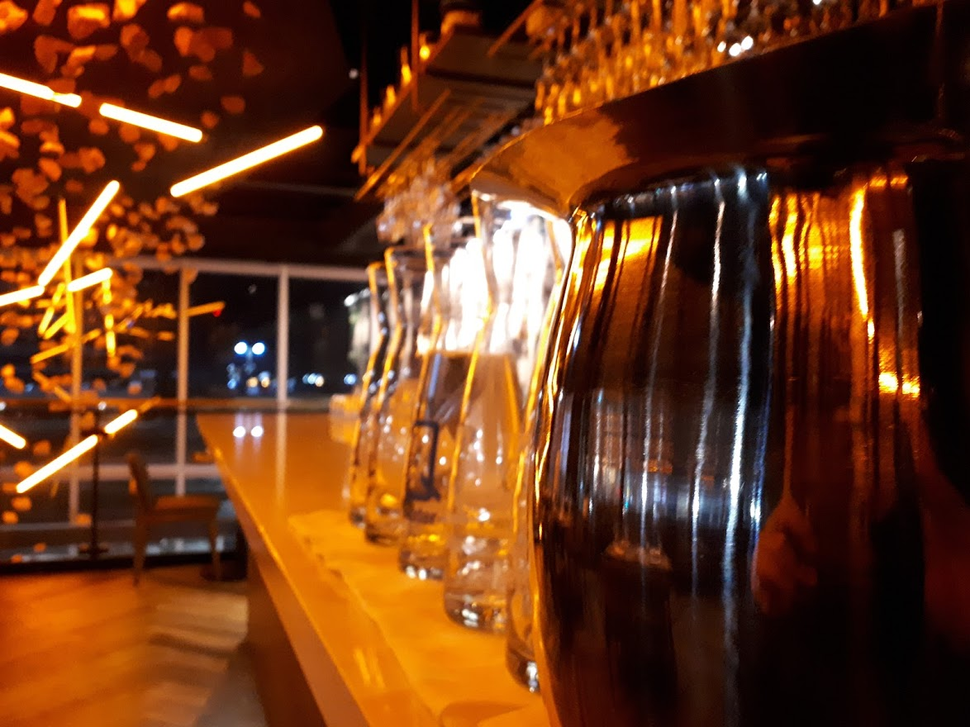
#> input picture figures/figure12.png, 970 x 727 px, shrunk from 1174 x 880 before the run
$ python intensity.py
#> lines starting #> are read from the running program, lines starting #| are printed output that depends on the picture
import numpy as np
from matplotlib import pyplot as plt
from math import ceil, exp, pi, sqrt as r
from PIL import Image, ImageOps

# Setting up image
im = Image.open("figures/figure12.png")
#> im is the input picture: PIL image 970x727 RGB; mean R, G, B 108.3, 57.3, 26.9
gray_im = ImageOps.grayscale(im)
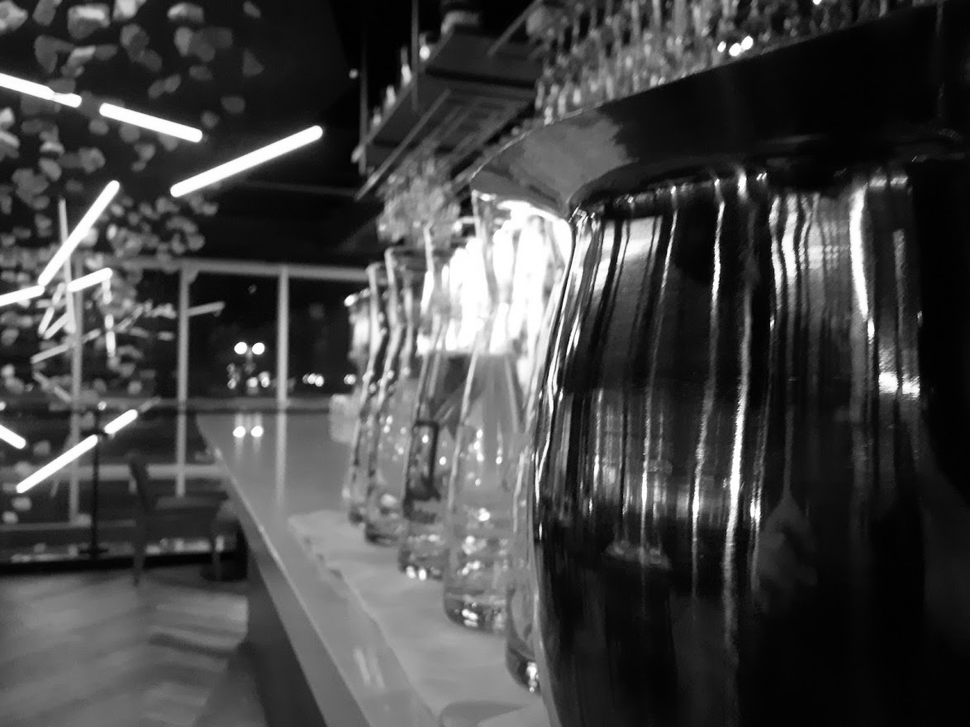
#> gray_im: PIL image 970x727 L; min 0, max 255, mean 69.1
width, height = gray_im.size  # x, y
#> width = 970; height = 727
pixels = gray_im.load()  # Img[x, y]

y_line = 100
intensity = []
derivative = [0]
blur_arr = []


# Smoothing out intensity profile with 1D Gaussian or average
def blur(x):
    sigma = 25
    coef = 1 / (r(2*pi)*sigma)
    tot = 0
    blur = ceil(sigma*3)

    for i in range(-blur, blur+1):
        if 0 <= x+i < width:
            tot += pixels[x+i, y_line] * coef * exp(-(((i)**2) / (2*sigma**2)))
            """ tot += pixels[x+i, y_line] """
        else:
            return None  # Ignoring edges

    return tot


for x in range(width):
    intensity.append(blur(x))
    """ intensity.append(pixels[x, y_line]) """

# Generating the derivative
for x in range(1, width-1):
    try:
        derivative.append(intensity[x+1] - intensity[x-1])
    except:
        derivative.append(None)

x = np.arange(width)
#> x = 970 values from 0 to 969

plt.title("Plot of I[x] blurred with σ = 5")
plt.xlabel(f"Pixels along x")
plt.ylabel("Intensity")
plt.plot(x, intensity)
plt.show()
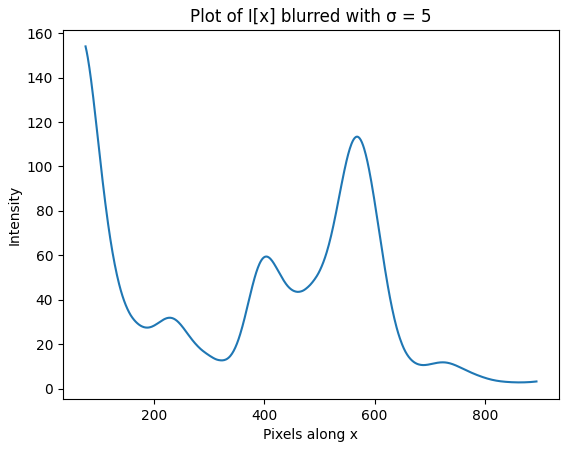
#> figure drawn by matplotlib, 1 panel

$ run again, with figures/figure01.png copied over figures/figure12.png
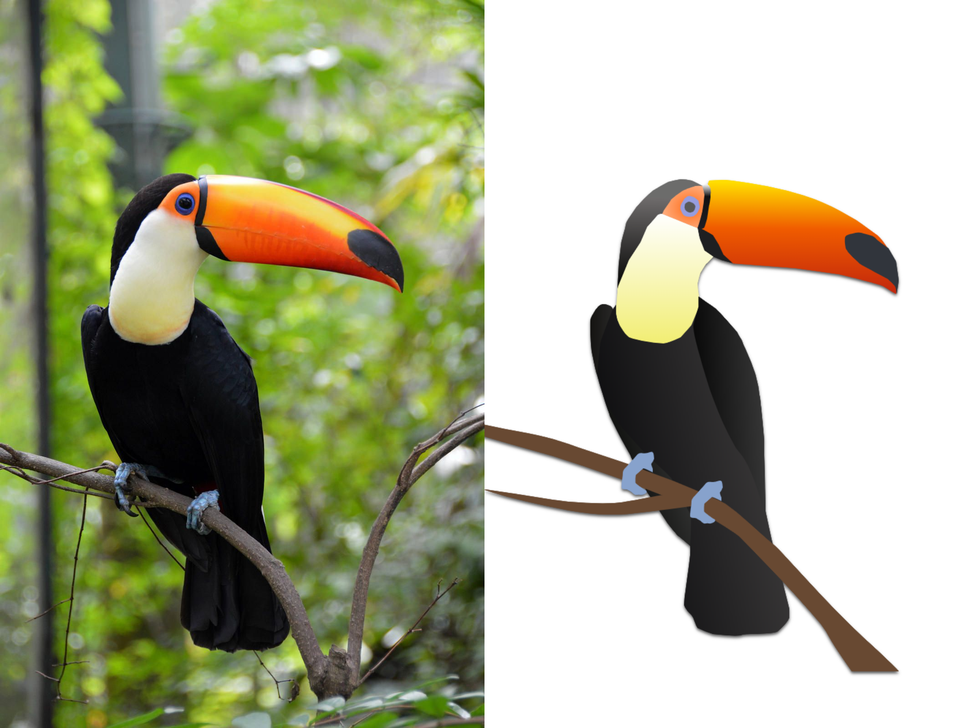
#> input picture figures/figure01.png, 969 x 728 px, shrunk from 2128 x 1600 before the run
#> im is the input picture: PIL image 969x728 RGBA; mean R, G, B, A 171, 174, 143.4, 255
#> `gray_im = ImageOps.grayscale(im)`:
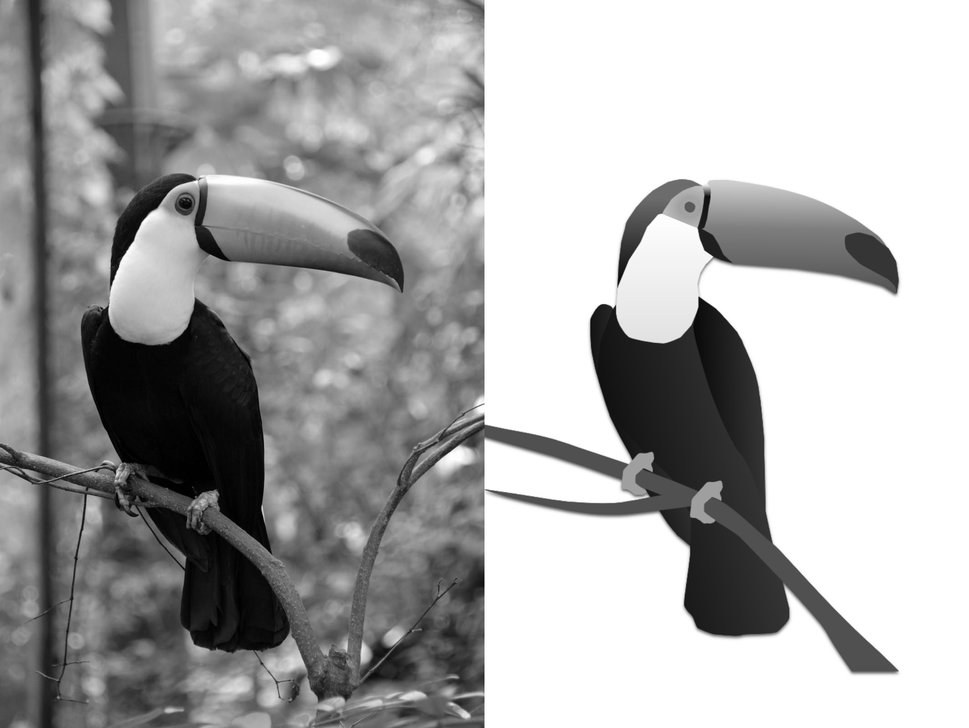
#> gray_im: PIL image 969x728 L; min 0, max 255, mean 169.6
#> `plt.show()`:
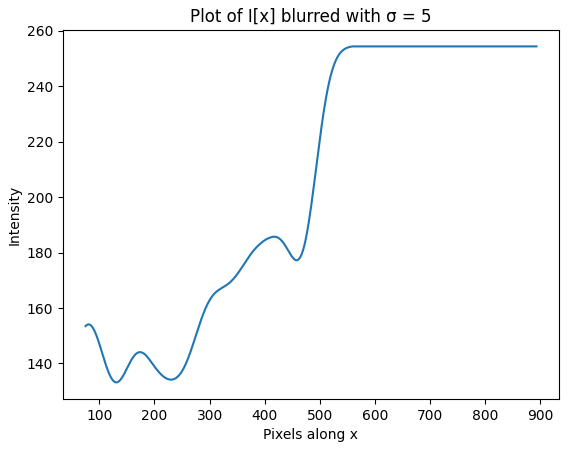
#> figure drawn by matplotlib, 1 panel

$ run again, with figures/figure02.png copied over figures/figure12.png
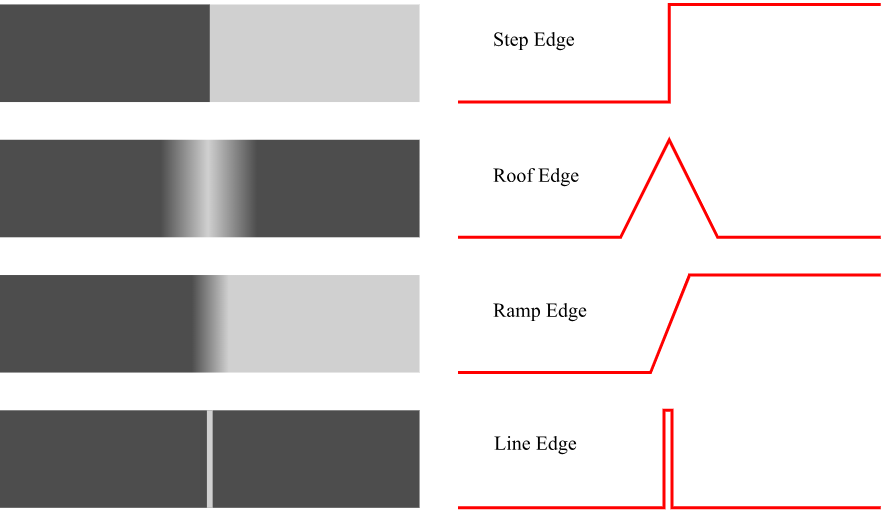
#> input picture figures/figure02.png, 884 x 512 px
#> im is the input picture: PIL image 884x512 RGBA; mean R, G, B, A 203.2, 199.6, 199.6, 255
#> `gray_im = ImageOps.grayscale(im)`:
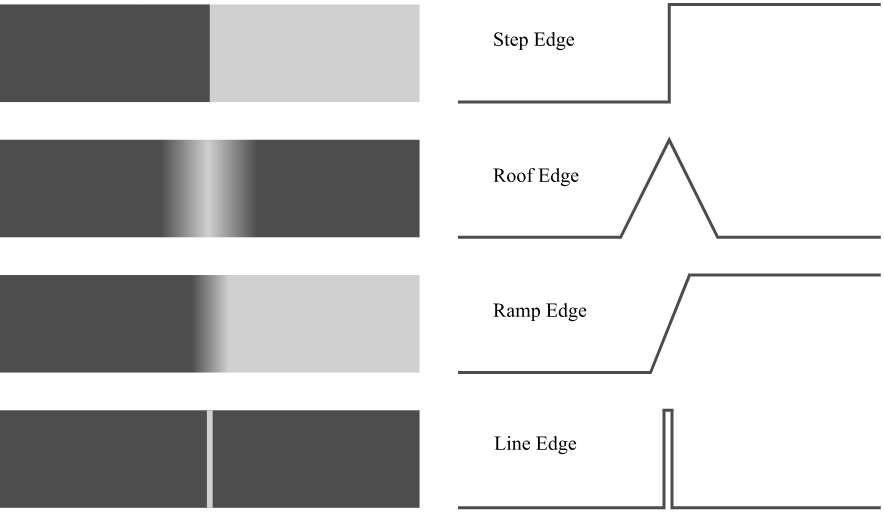
#> gray_im: PIL image 884x512 L; min 0, max 255, mean 200.7
#> `plt.show()`:
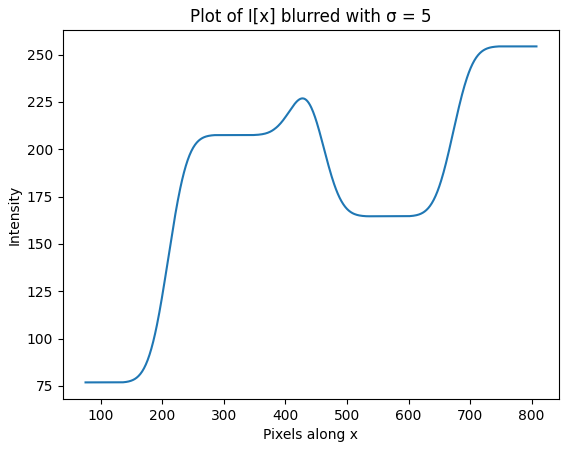
#> figure drawn by matplotlib, 1 panel

$ run again, with figures/figure03.png copied over figures/figure12.png
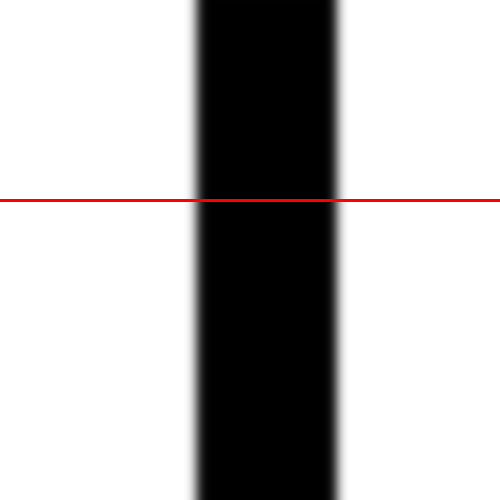
#> input picture figures/figure03.png, 500 x 500 px
#> im is the input picture: PIL image 500x500 RGBA; mean R, G, B, A 183.8, 182.3, 182.3, 255
#> `plt.show()`:
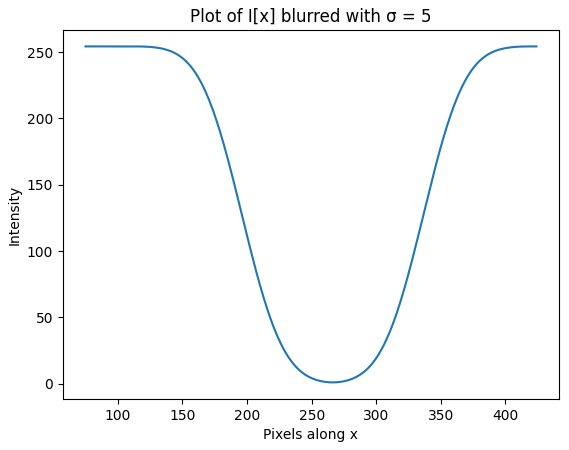
#> figure drawn by matplotlib, 1 panel
